Frame 1 (no input): blank canvas, image omitted
Frame 60 (the mouse pressed at the canvas centre just before this capture): blank canvas, image omitted
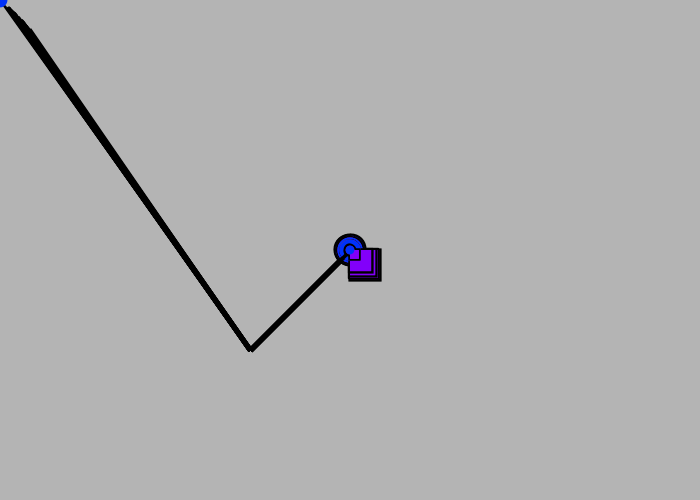
Frame 120 (the mouse held since frame 60 and released just before this capture)

The Processing sketch whose frames 1 and 60 were blank and that drew this single picture after the mouse press (run headless with seeded random() and noise(); from frame 60 on, the mouse is pressed at the canvas centre):

// Processing sketch: processing_160766
// ── processing_160766.pde

void setup(){
  size(700,500);
  background(180);
 smooth(200);
  frameRate(30);
}

void draw(){
 float r = random(6,30);
 if (mousePressed){
 stroke(0);
 rect(mouseX,mouseY,r,r);
 ellipse(mouseX,mouseY,r,r); 
 triangle(mouseY,mouseX,r,r,mouseY,mouseX);
     fill(150,0,80);
 strokeWeight(random(.5,5.5));
strokeCap(SQUARE); 
  line(mouseY,mouseX,pmouseX,pmouseY);  
  rect(mouseX,mouseY,r,r);
  noStroke();
fill(250,0,30);
fill(130,0,250);
 rect(mouseX,mouseY,r,r); 
  rect(mouseX,mouseY,r,r); 
  ellipse(mouseX,mouseY,r,r); 
  fill(0,50,250);
   ellipse(pmouseX,pmouseY,r,r);
   fill(150,255,10);
   stroke(255,10,45);
  
}

}



void keyPressed(){
   if(key=='s'){
      saveImage();
 }
   if(key=='z'){
  background(255);
}
   if(key=='b'){
filter(BLUR);
}
}
  
 void saveImage() {
  String fileName = timeStamp()+".tiff";
  PImage imageSave = get(0,0,width,height);
  imageSave.save(fileName);
}

String timeStamp() {
 String timestamp = year()+"_"+month()+"_"+day()+"_"+minute()+"_"+second()+"_"+millis();
 return timestamp;
} 
